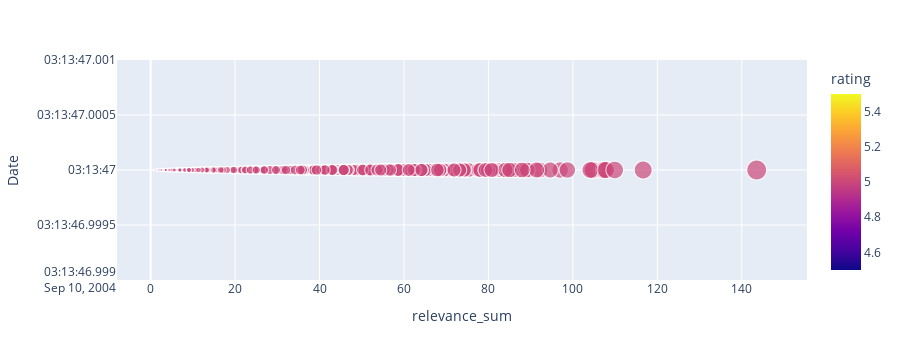

Notebook code cell kept with this figure:
### Code cell
fig = px.scatter(genome_tastes, x = "relevance_sum", y = "Date", color = "rating", size = "relevance_sum", color_discrete_sequence=px.colors.qualitative.Dark24, hover_data=["genome_tag"])
fig.show()

### Figure 1 — Plotly figure (JSON) as saved in the notebook; plotly's stock layout.template omitted (floating-point values rounded to 4 significant figures; data arrays with more than 128 entries replaced by an {"elided": "..."} marker saying what was removed)
{"data": [{"customdata": {"elided": "1128x1 str values"}, "hovertemplate": "relevance_sum=%{marker.size}<br>Date=%{y}<br>genome_tag=%{customdata[0]}<br>rating=%{marker.color}<extra></extra>", "legendgroup": "", "marker": {"color": {"elided": "1128 int values"}, "coloraxis": "coloraxis", "size": {"elided": "1128 float values"}, "sizemode": "area", "sizeref": 0.3588, "symbol": "circle"}, "mode": "markers", "name": "", "showlegend": false, "type": "scattergl", "x": {"elided": "1128 float values"}, "xaxis": "x", "y": {"elided": "1128 str values"}, "yaxis": "y"}], "layout": {"autosize": true, "coloraxis": {"colorbar": {"title": {"text": "rating"}}, "colorscale": [[0, "#0d0887"], [0.1111, "#46039f"], [0.2222, "#7201a8"], [0.3333, "#9c179e"], [0.4444, "#bd3786"], [0.5556, "#d8576b"], [0.6667, "#ed7953"], [0.7778, "#fb9f3a"], [0.8889, "#fdca26"], [1, "#f0f921"]]}, "height": 360, "legend": {"itemsizing": "constant", "tracegroupgap": 0}, "margin": {"t": 60}, "xaxis": {"anchor": "y", "autorange": true, "domain": [0, 1], "range": [-7.382, 153.0], "title": {"text": "relevance_sum"}, "type": "linear"}, "yaxis": {"anchor": "x", "autorange": true, "domain": [0, 1], "range": ["2004-09-10 03:13:46.999", "2004-09-10 03:13:47.001"], "title": {"text": "Date"}, "type": "date"}}}
